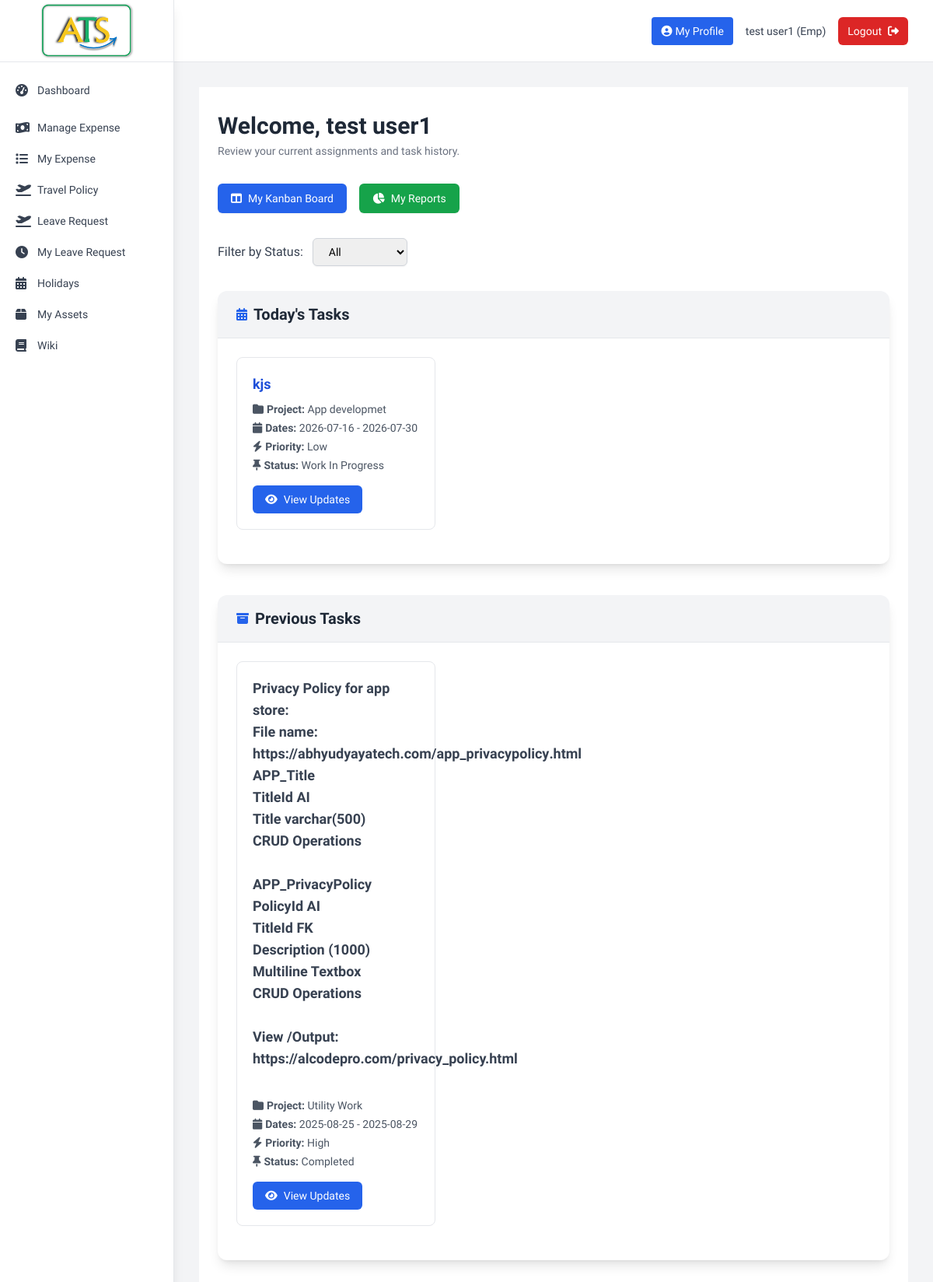
The app's page /employee/dashboard (signed in), older data.
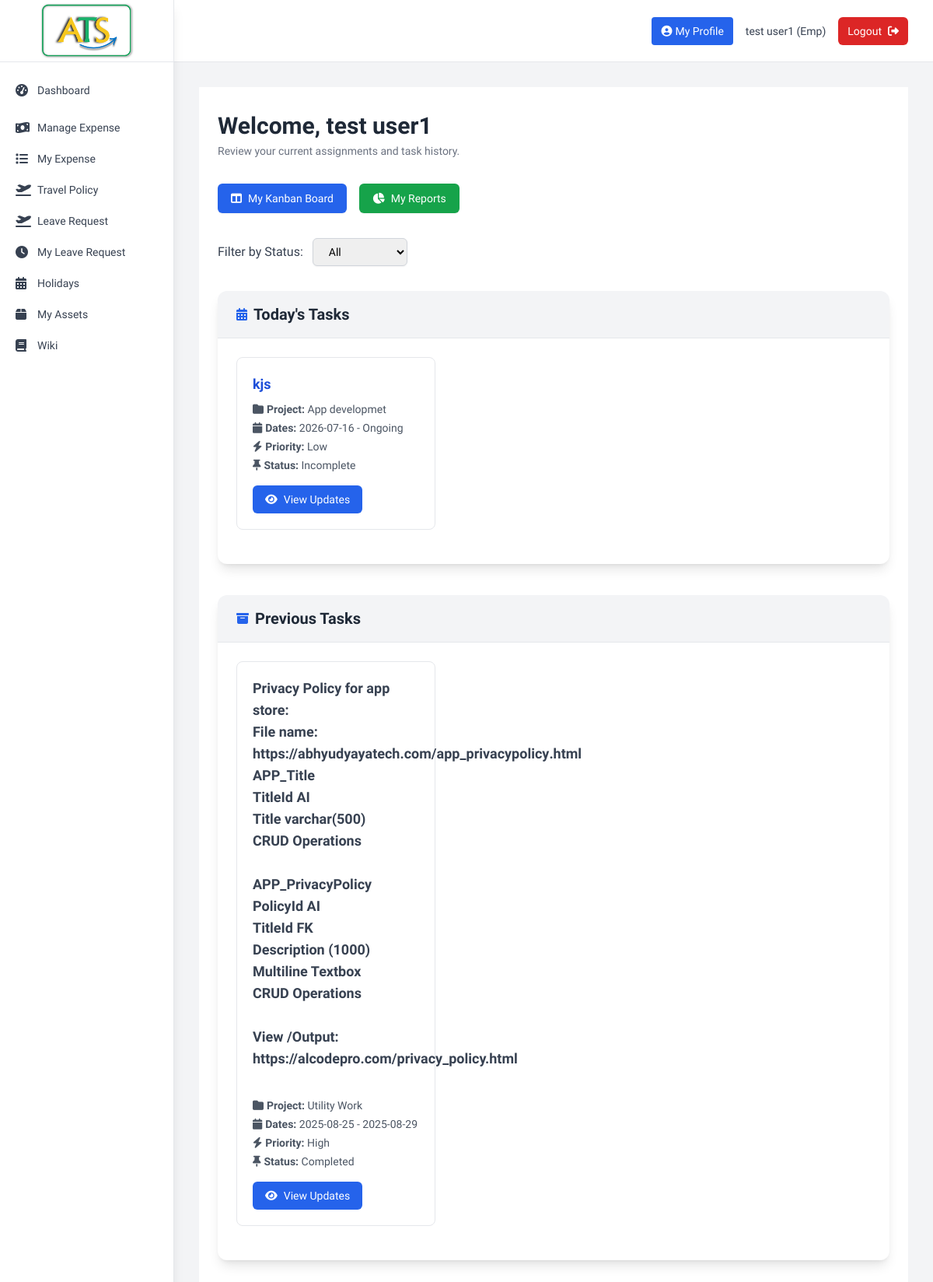
The same page, newer data.
### tables this page shows
CREATE TABLE tbl_task (
                task_id INTEGER PRIMARY KEY AUTOINCREMENT,
                project_id INTEGER NOT NULL,
                emp_id INTEGER NOT NULL,
                task_desc TEXT NOT NULL,
                priority TEXT NOT NULL,
                status TEXT DEFAULT 'pending',
                start_date DATE NOT NULL,
                end_date DATE,
                inserted_date DATETIME DEFAULT CURRENT_TIMESTAMP,
                FOREIGN KEY (project_id) REFERENCES tbl_project (project_id),
                FOREIGN KEY (emp_id) REFERENCES tbl_employee (emp_id)
            );

CREATE TABLE tbl_project (
                project_id INTEGER PRIMARY KEY AUTOINCREMENT,
                project_name TEXT NOT NULL,
                priority TEXT NOT NULL,
                project_desc TEXT,
                project_status TEXT DEFAULT 'active',
                start_date DATE NOT NULL,
                end_date DATE,
                inserted_date DATETIME DEFAULT CURRENT_TIMESTAMP
            );

### Backup_Code/app1.py (the view)
@app.route('/employee/dashboard')
def employee_dashboard():
    if 'user_id' not in session or session['emp_type'] != 'emp':
        return redirect(url_for('login'))
    profile = db.get_employee_profile(session['user_id'])
    emg_missing = (
        not profile
        or not profile.get('EmgContact')
        or profile.get('EmgUpdatedByEmp') == 0
    )
    session['emg_missing'] = emg_missing  # Used by base.html sidebar
    status_filter = request.args.get('status_filter', 'all')
    tasks = db.get_tasks_by_employee(session['user_id'], status_filter=status_filter)
    today = date.today()  # Get current date
    return render_template('employee_dashboard.html', tasks=tasks, emg_missing=emg_missing, status_filter=status_filter, today=today)

### Backup_Code/app1.py (called while the page is built)
@app.template_filter('todate')
def todate(value):
    if not value:
        return ''
    if isinstance(value, datetime):
        return value.date()
    s = str(value).strip()
    for fmt in ('%Y-%m-%d %H:%M:%S', '%Y-%m-%d'):
        try:
            return datetime.strptime(s, fmt).date()
        except ValueError:
            continue
    try:
        return datetime.strptime(s[:10], '%Y-%m-%d').date()
    except Exception:
        return s  # give up, return raw

### Backup_Code/database.py (called while the page is built)
    def get_connection(self):
        return sqlite3.connect(self.db_name)

    def get_employee_profile(self, emp_id):
        with self.get_connection() as conn:
            conn.row_factory = sqlite3.Row  # Add this
            cursor = conn.cursor()
            cursor.execute("SELECT * FROM TblEmployeeProfile WHERE EmployeeId = ?", (emp_id,))
            row = cursor.fetchone()
            return dict(row) if row else None  # Return dict for safer access

### Backup_Code/templates/employee_dashboard.html (shortened to what the changed rows need)
{% extends "base.html" %}
{% block content %}
<div class="max-w-6xl bg-white mx-auto px-6 py-8">
    <h2 class="text-3xl font-bold text-gray-800 mb-1">Welcome, {{ session.first_name }}</h2>
    <div class="bg-white shadow-lg rounded-xl mb-10">
        <div class="p-6">
            {% if tasks %}
                {% set today_tasks = [] %}
                {% for task in tasks %}
                    {% set start_date = task[4]|todate if task[4] and task[4]|string != '' else None %}
                    {% set end_date = task[5]|todate if task[5] and task[5]|string != '' else None %}
                    {% if start_date and start_date <= today and (not end_date or end_date >= today) %}
                        {% set _ = today_tasks.append(task) %}
                    {% endif %}
                {% endfor %}
                {% if today_tasks %}
                <div class="grid grid-cols-1 sm:grid-cols-2 lg:grid-cols-3 gap-6">
                    {% for task in today_tasks %}
                        <div class="border border-gray-200 rounded-lg p-5 mb-5 hover:shadow transition duration-150">
                            <h4 class="text-lg font-semibold text-blue-700">{{ task[1]|safe }}</h4>
                            <div class="text-sm text-gray-600 mt-2 space-y-1">
                                <p><i class="fa fa-folder mr-1"></i><strong>Project:</strong> {{ task[6] }}</p>
                                <p><i class="fa fa-calendar mr-1"></i><strong>Dates:</strong> {{ task[4] if task[4] else 'Not Set' }} - {{ task[5] if task[5] else 'Ongoing' }}</p>
                                <p><i class="fa fa-bolt mr-1"></i><strong>Priority:</strong> {{ task[2].title() }}</p>
                                <p><i class="fa fa-thumbtack mr-1"></i><strong>Status:</strong> {{ task[3].replace('_', ' ').title() }}</p>
                            </div>
                            <a href="{{ url_for('tasks.view_task_details', task_id=task[0]) }}"
                               class="inline-block mt-4 text-sm text-white bg-blue-600 hover:bg-blue-700 px-4 py-2 rounded-md transition"><i class="fa fa-eye mr-2"></i>View Updates</a>
                        </div>
                    {% endfor %}
                </div>
                {% else %}
                    <p class="text-gray-500 text-sm">No tasks assigned for today.</p>
                {% endif %}
            {% else %}
                <p class="text-gray-500 text-sm">No tasks assigned.</p>
            {% endif %}
        </div>
    </div>
</div>
{% endblock %}

Row changes from the older to the newer data that the page shows:
changed tbl_task "kjs": end_date "2026-07-30" → "Ongoing"; status "Work In Progress" → "Incomplete"
